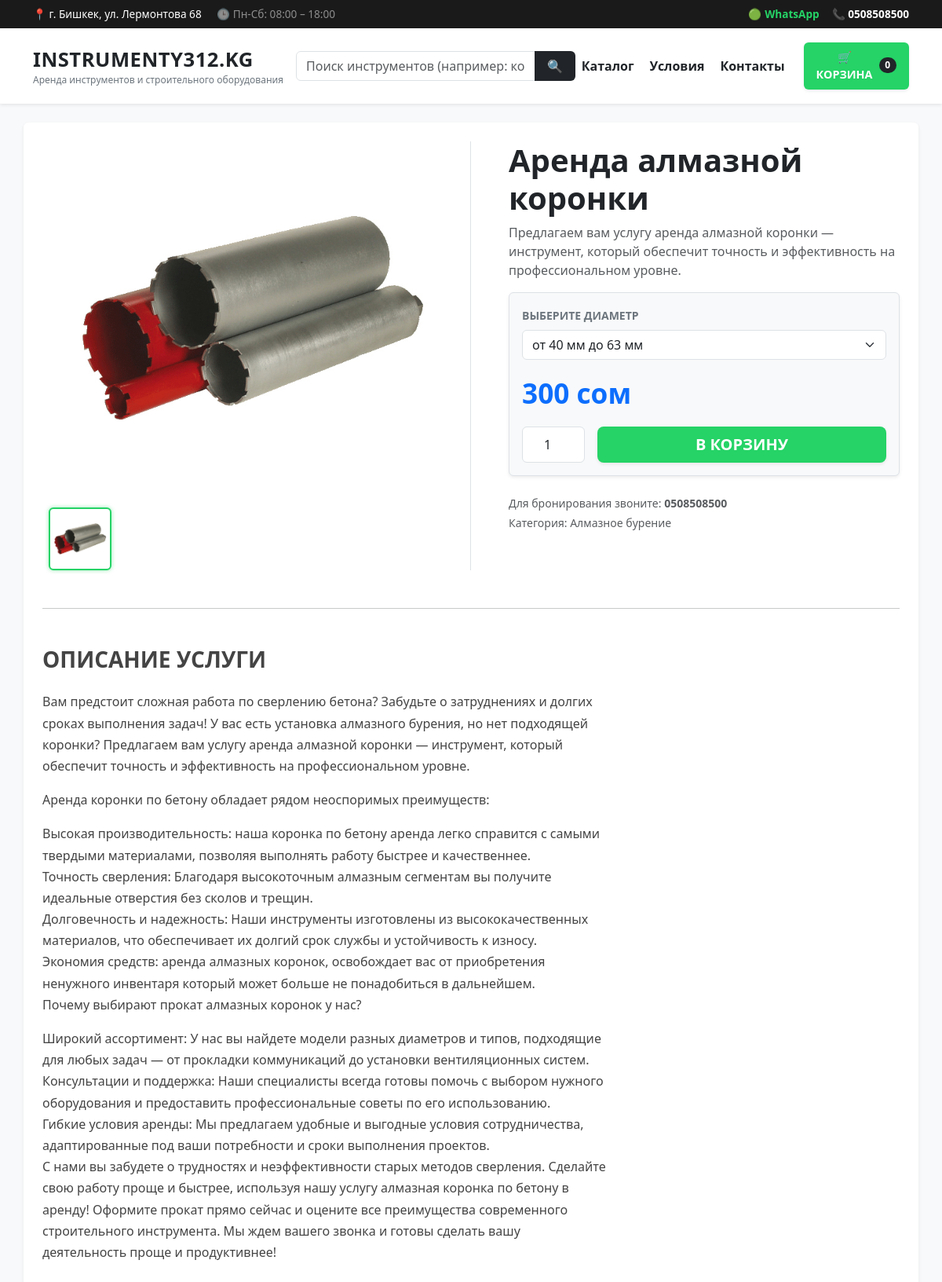
The page /tool/1/ on the database its author committed.
### catalog/models.py (models this page shows, shortened)
class Tool(models.Model):
    category = models.ForeignKey(Category, on_delete=models.CASCADE, verbose_name="Категория")
    subcategory = models.ForeignKey(SubCategory, on_delete=models.SET_NULL, null=True, blank=True,
                                    verbose_name="Подкатегория")
    title = models.CharField(max_length=200, verbose_name="Название товара/инструмента")
    description = models.TextField(verbose_name="Описание", blank=True, null=True)
    price_per_day = models.CharField(max_length=50, verbose_name="Цена в сутки (базовая)", blank=True, null=True)
    deposit = models.DecimalField(max_digits=10, decimal_places=2, verbose_name="Залог")
    image = models.ImageField(upload_to='tools/', verbose_name="Главное фото")
    is_available = models.BooleanField(default=True, verbose_name="Доступно сейчас")
    full_description = models.TextField(verbose_name="Полное описание", blank=True, null=True)
    class Meta:
        verbose_name = "Товар"
        verbose_name_plural = "Все товары (Инструменты)"

class Category(models.Model):
    name = models.CharField(max_length=100, verbose_name="Категория")
    class Meta:
        verbose_name = "Категория"
        verbose_name_plural = "Категории"

### catalog/views.py (the view)
# urls.py: path('tool/<int:pk>/', views.tool_detail, name='tool_detail'),
def tool_detail(request, pk):
    tool = get_object_or_404(Tool.objects.prefetch_related('images', 'tariffs', 'variants'), pk=pk)
    return render(request, 'catalog/tool_detail.html', {'tool': tool})

### catalog/templates/catalog/tool_detail.html (shortened to what this page needs)
{% load static %}
<!DOCTYPE html>
<html lang="ru">
<head>
    <link href="https://cdn.jsdelivr.net/npm/bootstrap@5.3.0/dist/css/bootstrap.min.css" rel="stylesheet">
</head>
<body class="bg-light">
<header class="bg-white shadow-sm sticky-top mb-4">
    <div class="top-bar text-white py-2">
        <div class="container d-flex justify-content-between align-items-center flex-wrap gap-2">
            <div>
                <span class="me-3">📍 г. Бишкек, ул. Лермонтова 68</span>
                <span class="text-white-50">🕒 Пн-Сб: 08:00 – 18:00</span>
            </div>
            <div class="d-flex align-items-center gap-3">
                <a href="https://wa.me/996508508500" class="btn-whatsapp d-flex align-items-center gap-1" target="_blank">
                    <span>🟢</span> WhatsApp
                </a>
                <a href="tel:+996702747714" class="text-white text-decoration-none fw-bold">
                    📞 0508508500
                </a>
            </div>
        </div>
    </div>
    <nav class="navbar navbar-expand-lg navbar-light py-3">
        <div class="container">
            <a class="navbar-brand d-inline-block" href="/">
                <span class="fw-bold text-dark logo-title">INSTRUMENTY312.KG</span>
                <span class="logo-subtitle">Аренда инструментов и строительного оборудования</span>
            </a>
            <div class="collapse navbar-collapse" id="headerNavbar">
                <form class="d-flex mx-auto my-3 my-lg-0 nav-search" style="width: 100%; max-width: 420px;" action="/search/" method="GET">
                    <div class="input-group">
                        <input type="text" name="q" class="form-control" placeholder="Поиск инструментов (например: коронка)..." aria-label="Поиск">
                        <button class="btn px-3" type="submit">🔍</button>
                    </div>
                </form>
                <ul class="navbar-nav mb-2 mb-lg-0 me-3 fw-semibold gap-1">
                    <li class="nav-item"><a class="nav-link text-dark" href="/">Каталог</a></li>
                    <li class="nav-item"><a class="nav-link text-dark" href="/условия/">Условия</a></li>
                    <li class="nav-item"><a class="nav-link text-dark" href="/контакты/">Контакты</a></li>
                </ul>
                <a href="{% url 'cart_detail' %}" class="btn btn-success px-3 py-2 d-flex align-items-center gap-2 shadow-sm text-uppercase" style="font-size: 0.9rem;">
                    <span>🛒 Корзина</span>
                    <span class="badge bg-dark text-white rounded-pill badge-cart">
                        {% if request.session.cart %}{{ request.session.cart|length }}{% else %}0{% endif %}
                    </span>
                </a>
            </div>
        </div>
    </nav>
</header>
<div class="container bg-white p-4 rounded shadow-sm">
    <div class="row">
        <div class="col-md-6 text-center border-end">
            {% if tool.image %}
                <div class="mb-3">
                    <img src="{{ tool.image.url }}" id="mainImage" class="img-fluid product-img rounded" alt="{{ tool.title }}">
                </div>
                <div class="d-flex justify-content-start flex-wrap gap-2 mt-3 ps-2">
                    <img src="{{ tool.image.url }}" class="img-thumbnail thumb-img thumb-active" onclick="changeImage(this, '{{ tool.image.url }}')">
                </div>
            {% endif %}
        </div>
        <div class="col-md-6 ps-md-5">
            <h1 class="fw-bold">{{ tool.title }}</h1>
            <p class="text-muted mt-2">{{ tool.description }}</p>
           <form action="{% url 'add_to_cart' tool.id %}" method="POST">
                <div class="p-3 border rounded mb-4 bg-light shadow-sm">
                    {% if "коронк" in tool.category.name.lower or tool.variants.all %}
                        <div class="mb-3">
                            <label class="fw-bold mb-2 text-secondary small text-uppercase">Выберите диаметр</label>
                            <select class="form-select" id="variantSelect" name="variant_id" onchange="updatePrice()">
                                {% for variant in tool.variants.all %}
                                    <option value="{{ variant.id }}"
                                            data-price="{% if variant.price and variant.price != 'None' %}{{ variant.price }}{% else %}{{ tool.price_per_day }}{% endif %}"
                                            data-img="{% if variant.variant_image %}{{ variant.variant_image.url }}{% else %}{{ tool.image.url }}{% endif %}"
                                            {% if forloop.first %}selected{% endif %}>
                                        {{ variant.size_name }}
                                    </option>
                                {% endfor %}
                            </select>
                        </div>
                    {% endif %}
                    <div class="mb-3">
                        <div id="priceDisplay" class="price-big">
                        </div>
                    </div>
                    <div class="d-flex align-items-center gap-3">
                        <input type="number" name="quantity" class="form-control text-center" value="1" min="1" style="width: 80px; height: 46px;">
                        <button type="submit" class="btn btn-whatsapp-cart btn-lg px-4 py-2 fw-bold text-uppercase w-100 shadow-sm">В КОРЗИНУ</button>
                    </div>
                </div>
            </form>
            <div class="small text-muted mt-3">
                <p class="mb-1">Для бронирования звоните: <strong>0508508500</strong></p>
                <p class="mb-1">Категория: {{ tool.category.name }}</p>
            </div>
        </div>
    </div>
    <hr class="my-5">
    <div class="row info-section">
        <div class="col-lg-8">
            <h3 class="fw-bold mb-4 text-uppercase">Описание услуги</h3>
            {{ tool.full_description|safe|linebreaks }}
        </div>
    </div>
</div>
</body>
</html>

### catalog/templates/catalog/tool_detail.html (style rules this page uses)
.product-img { max-height: 450px; object-fit: contain; background: white; }
.price-big { color: #0d6efd; font-weight: bold; font-size: 2.2rem; }
.btn-whatsapp-cart { background-color: #25D366; color: white; font-weight: bold; transition: 0.3s; border: none; }
.btn-success { background-color: #25D366; border: none; font-weight: bold; transition: 0.2s; }
.info-section { line-height: 1.7; color: #444; }
.thumb-img { width: 80px; height: 80px; object-fit: cover; cursor: pointer; transition: 0.2s; border: 2px solid #dee2e6; border-radius: 6px; }
.thumb-active { border-color: #25D366 !important; box-shadow: 0 0 5px rgba(37, 211, 102, 0.5); }
.top-bar { background-color: #1a1a1a; font-size: 0.85rem; }
.navbar-brand .logo-title { font-size: 1.6rem; letter-spacing: 0.5px; }
.navbar-brand .logo-subtitle { font-size: 0.75rem; color: #6c757d; display: block; margin-top: -3px; }
.btn-whatsapp { color: #25D366; font-weight: bold; text-decoration: none; transition: 0.2s; }
.nav-search .form-control { border-radius: 6px 0 0 6px; }
.nav-search .btn { border-radius: 0 6px 6px 0; background-color: #212529; color: white; border: none; }
.badge-cart { font-size: 0.75rem; padding: 0.35em 0.65em; }

### rows shown on the page
Tool: image (picture), title "Аренда алмазной коронки", description "Предлагаем вам услугу аренда алмазной коронки — инструмент, который обеспечит точность и эффективность на профессиональном уровне.", category.name "Алмазное бурение", full_description "Вам предстоит сложная работа по сверлению бетона? Забудьте о затруднениях и долгих сроках выполнения задач! У вас есть установка алмазного бурения, но нет подходящей коронки? Предлагаем вам услугу аренда алмазной коронки — инструмент, который обеспечит точность и эффективность на профессиональном уровне. Аренда коронки по бетону обладает рядом неоспоримых преимуществ: Высокая производительность: наша коронка по бетону аренда легко справится с самыми твердыми материалами, позволяя выполнять работу быстрее и качественнее. Точность сверления: Благодаря высокоточным алмазным сегментам вы получите идеальные отверстия без сколов и трещин. Долговечность и надежность: Наши инструменты изготовлены…"

### other values the page prints
form field variant_id "от 40 мм до 63 мм"
